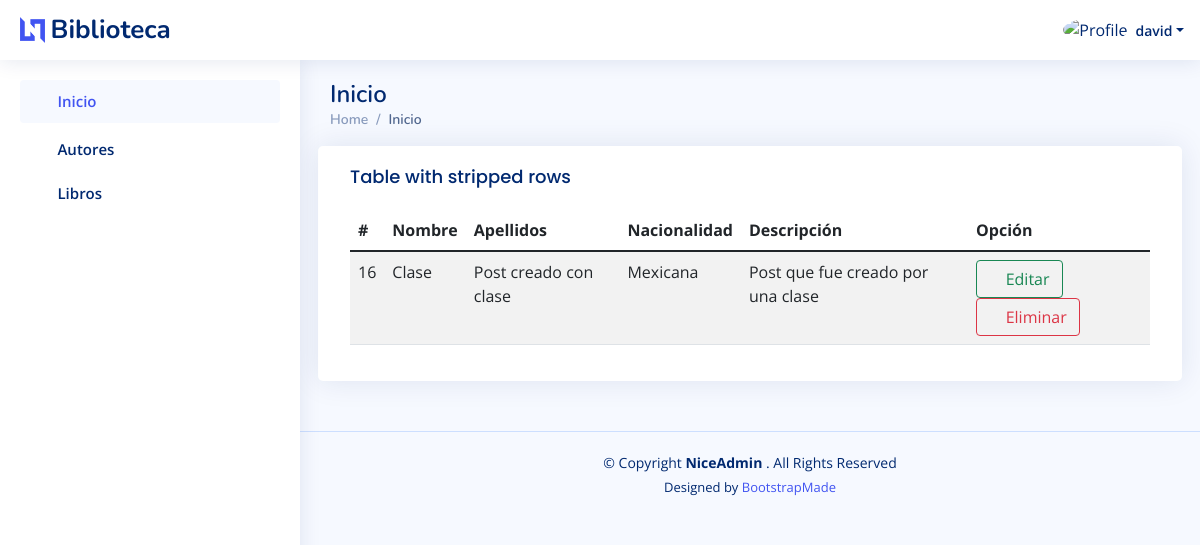
Before: /libro/listar_autor/ (signed in) with the older database file.
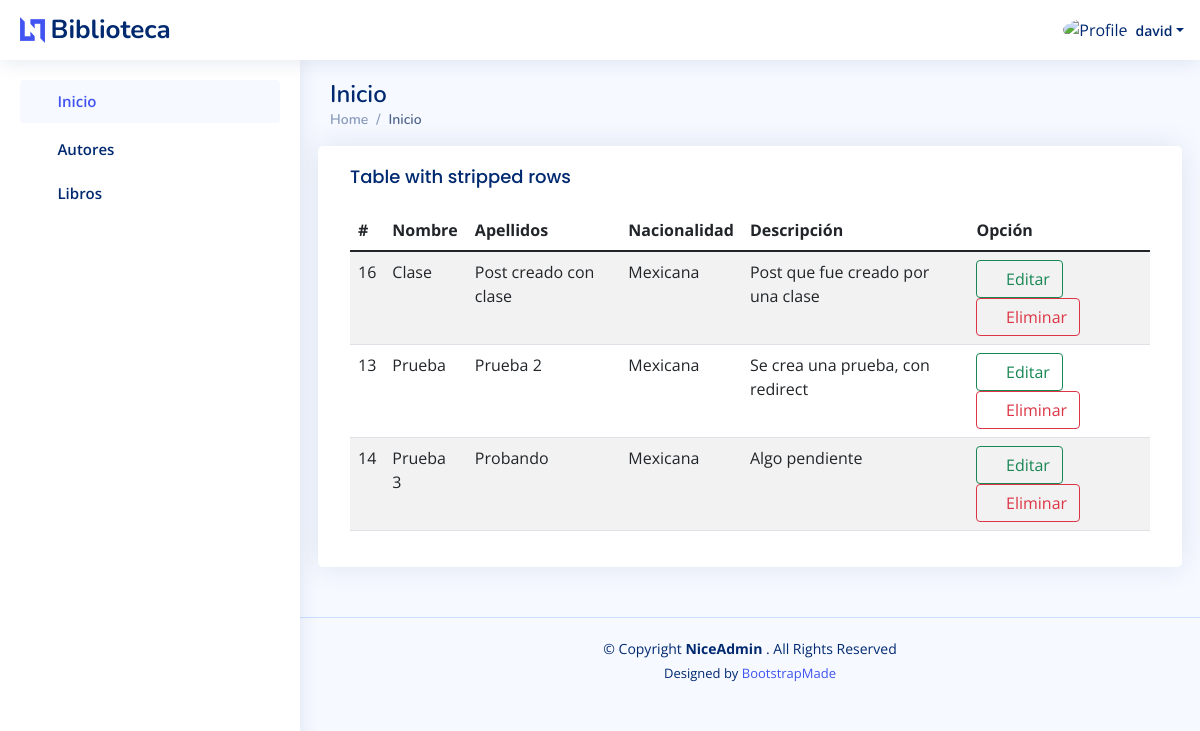
After: the same page with the newer database file.
### apps/libro/models.py (models this page shows, shortened)
class Autor(models.Model):
    id = models.AutoField(_("id"), primary_key=True)
    nombre = models.CharField(
        _("Nombre"), max_length=200, blank=False, null=False)
    apellidos = models.CharField(
        _("Apellidos"), max_length=200, blank=False, null=False)
    nacionalidad = models.CharField(
        _("Nacionalidad"), max_length=100, blank=False, null=False)
    descripcion = models.TextField(_("Descripcion"), blank=False, null=False)
    estado = models.BooleanField(_("Estado"), default=True)
    fecha_creacion = models.DateField(
        _("Fecha de creación"), auto_now=True, auto_now_add=False)
    class Meta:
        verbose_name = _("Autor")
        verbose_name_plural = _("Autores")
        ordering = ["nombre"]

### apps/libro/views.py (the view)
# urls.py: path('listar_autor/', AutorListView.as_view(), name='listar_autor'),
class AutorListView(LoginRequiredMixin, ListView):
    model = Autor
    template_name = "libro/autor/listar_autor.html"
    context_object_name = 'autores'
    queryset = Autor.objects.filter(estado=True)

### templates/libro/autor/listar_autor.html (shortened to what this page needs)
{% extends 'index.html' %}
{% load static %}
{% block body %}
    {% if autores %}
        <div class="card">
            <div class="card-body">
                <h5 class="card-title">Table with stripped rows</h5>
                <table class="table table-striped">
                    <thead>
                        <tr>
                            <th scope="col">#</th>
                            <th scope="col">Nombre</th>
                            <th scope="col">Apellidos</th>
                            <th scope="col">Nacionalidad</th>
                            <th scope="col">Descripción</th>
                            <th scope="col">Opción</th>
                        </tr>
                    </thead>
                    <tbody>
                        {% for a in autores %}
                            <tr>
                                <td>
                                    {{a.id}}
                                </td>
                                <td>
                                    {{a.nombre}}
                                </td>
                                <td>
                                    {{a.apellidos}}
                                </td>
                                <td>
                                    {{a.nacionalidad}}
                                </td>
                                <td>
                                    {{a.descripcion}}
                                </td>
                                <td>
                                    <a class="btn btn-outline-success" href="{% url 'libro:editar_autor' a.id %}"><i class="fa-solid fa-pen-to-square"></i> Editar</a>
                                    <a class="btn btn-outline-danger" href="{% url 'libro:eliminar_autor' a.id %}"><i class="fa-solid fa-trash-can"></i> Eliminar</a>
                                </td>
                            </tr>
                        {% endfor %}
                    </tbody>
                </table>
            </div>
        </div>
    {% else %}
        <h1>
            No existen autores registrados
        </h1>
    {% endif %}
{% endblock body %}</td></tr></td></tr></td></tr></td></tr></td> </tr>

Changed rows visible on the page:
now on this page (row edited): Autor: id "13", nombre "Prueba", apellidos "Prueba 2", nacionalidad "Mexicana", descripcion "Se crea una prueba, con redirect"
now on this page (row edited): Autor: id "14", nombre "Prueba 3", apellidos "Probando", nacionalidad "Mexicana", descripcion "Algo pendiente"
